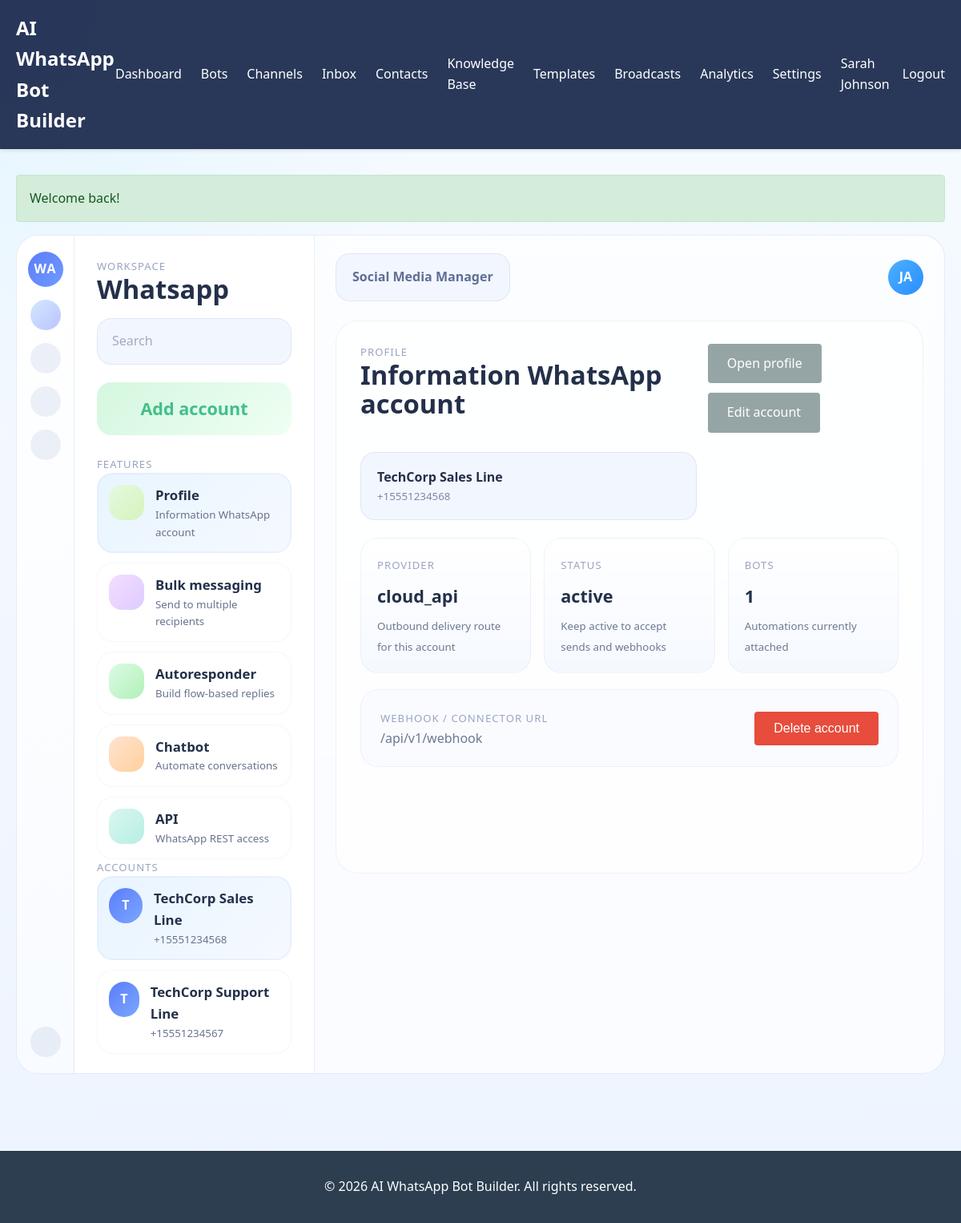
/channels (signed in), run on the app's committed database.
### tables this page shows
CREATE TABLE `users` (
  `id` int(11) NOT NULL AUTO_INCREMENT,
  `tenant_id` int(11) DEFAULT NULL,
  `name` varchar(255) NOT NULL,
  `email` varchar(255) NOT NULL,
  `password` varchar(255) NOT NULL,
  `role` enum('platform_admin','tenant_admin','agent','developer') NOT NULL DEFAULT 'agent',
  `status` enum('active','inactive') NOT NULL DEFAULT 'active',
  `last_login_at` datetime DEFAULT NULL,
  `created_at` datetime NOT NULL,
  `updated_at` datetime NOT NULL,
  PRIMARY KEY (`id`),
  UNIQUE KEY `unique_email` (`email`),
  KEY `idx_tenant_id` (`tenant_id`),
  KEY `idx_role` (`role`),
  KEY `idx_status` (`status`),
  CONSTRAINT `fk_users_tenant` FOREIGN KEY (`tenant_id`) REFERENCES `tenants` (`id`) ON DELETE CASCADE
);

CREATE TABLE `channels` (
  `id` int(11) NOT NULL AUTO_INCREMENT,
  `tenant_id` int(11) NOT NULL,
  `name` varchar(255) NOT NULL,
  `phone_number` varchar(50) NOT NULL,
  `provider_type` enum('cloud_api','twilio','sandbox','other') NOT NULL DEFAULT 'cloud_api',
  `provider_config` text,
  `webhook_url` varchar(255),
  `webhook_verify_token` varchar(255),
  `status` enum('active','inactive') NOT NULL DEFAULT 'active',
  `created_at` datetime NOT NULL,
  `updated_at` datetime NOT NULL,
  PRIMARY KEY (`id`),
  KEY `idx_tenant_id` (`tenant_id`),
  KEY `idx_phone_number` (`phone_number`),
  KEY `idx_status` (`status`),
  CONSTRAINT `fk_channels_tenant` FOREIGN KEY (`tenant_id`) REFERENCES `tenants` (`id`) ON DELETE CASCADE
);

### app/views/channels/index.php (the view, shortened to what the rows shown need)
<?php
$selectedChannel = isset($selectedChannel) ? $selectedChannel : null;
$featureItems = [
    ['label' => 'Profile', 'description' => 'Information WhatsApp account', 'href' => '/channels', 'active' => true, 'accent' => 'mint'],
    ['label' => 'Bulk messaging', 'description' => 'Send to multiple recipients', 'href' => '/broadcasts', 'active' => false, 'accent' => 'violet'],
    ['label' => 'Autoresponder', 'description' => 'Build flow-based replies', 'href' => '/bots', 'active' => false, 'accent' => 'green'],
    ['label' => 'Chatbot', 'description' => 'Automate conversations', 'href' => '/bots', 'active' => false, 'accent' => 'orange'],
    ['label' => 'API', 'description' => 'WhatsApp REST access', 'href' => '/settings/api-keys', 'active' => false, 'accent' => 'teal'],
];
?>
<div class="wa-shell">
    <aside class="wa-rail">
        <div class="wa-rail-logo">WA</div>
        <div class="wa-rail-icon is-active"></div>
        <div class="wa-rail-icon"></div>
        <div class="wa-rail-icon"></div>
        <div class="wa-rail-icon"></div>
        <div class="wa-rail-icon"></div>
    </aside>
    <section class="wa-sidebar">
        <div class="wa-sidebar-header">
            <div>
                <p class="wa-eyebrow">Workspace</p>
                <h1>Whatsapp</h1>
            </div>
            <div class="wa-search">Search</div>
        </div>
        <a class="wa-add-account" href="/channels/create">Add account</a>
        <p class="wa-section-label">Features</p>
        <div class="wa-feature-list">
            <?php foreach ($featureItems as $item): ?>
                <a class="wa-feature-card <?php echo $item['active'] ? 'is-active' : ''; ?>" href="<?php echo View::e($item['href']); ?>">
                    <span class="wa-feature-icon <?php echo View::e($item['accent']); ?>"></span>
                    <span>
                        <strong><?php echo View::e($item['label']); ?></strong>
                        <small><?php echo View::e($item['description']); ?></small>
                    </span>
                </a>
            <?php endforeach; ?>
        </div>
        <p class="wa-section-label">Accounts</p>
        <div class="wa-account-list">
            <?php if (empty($channels)): ?>
                <div class="wa-empty-note">No connected accounts yet.</div>
            <?php else: ?>
                <?php foreach ($channels as $channel): ?>
                    <a class="wa-account-item <?php echo $selectedChannel && (int) $selectedChannel['id'] === (int) $channel['id'] ? 'is-selected' : ''; ?>" href="/channels/<?php echo (int) $channel['id']; ?>">
                        <span class="wa-account-avatar"><?php echo strtoupper(substr($channel['name'], 0, 1)); ?></span>
                        <span>
                            <strong><?php echo View::e($channel['name']); ?></strong>
                            <small><?php echo View::e($channel['phone_number']); ?></small>
                        </span>
                    </a>
                <?php endforeach; ?>
            <?php endif; ?>
        </div>
    </section>
    <main class="wa-main">
        <div class="wa-toolbar">
            <div class="wa-toolbar-chip">Social Media Manager</div>
            <div class="wa-toolbar-user">JA</div>
        </div>
        <div class="wa-content-card">
            <div class="wa-content-header">
                <div>
                    <p class="wa-eyebrow">Profile</p>
                    <h2>Information WhatsApp account</h2>
                </div>
                <?php if ($selectedChannel): ?>
                    <div class="wa-stack-actions">
                        <a class="btn btn-secondary" href="/channels/<?php echo (int) $selectedChannel['id']; ?>">Open profile</a>
                        <a class="btn btn-secondary" href="/channels/<?php echo (int) $selectedChannel['id']; ?>/edit">Edit account</a>
                    </div>
                <?php endif; ?>
            </div>
            <?php if (!$selectedChannel): ?>
                <div class="wa-empty-stage">
                    <div class="wa-empty-illustration"></div>
                    <h3>No WhatsApp account selected</h3>
                    <p>Create your first account to configure providers, bot routing, and broadcast delivery.</p>
                </div>
            <?php else: ?>
                <div class="wa-select-row">
                    <div class="wa-select-pill">
                        <span><?php echo View::e($selectedChannel['name']); ?></span>
                        <small><?php echo View::e($selectedChannel['phone_number']); ?></small>
                    </div>
                </div>
                <div class="wa-profile-grid">
                    <div class="wa-profile-card">
                        <span class="wa-metric-label">Provider</span>
                        <strong><?php echo View::e($selectedChannel['provider_type']); ?></strong>
                        <small>Outbound delivery route for this account</small>
                    </div>
                    <div class="wa-profile-card">
                        <span class="wa-metric-label">Status</span>
                        <strong><?php echo View::e($selectedChannel['status']); ?></strong>
                        <small>Keep active to accept sends and webhooks</small>
                    </div>
                    <div class="wa-profile-card">
                        <span class="wa-metric-label">Bots</span>
                        <strong><?php echo (int) $selectedChannel['bot_count']; ?></strong>
                        <small>Automations currently attached</small>
                    </div>
                </div>
                <div class="wa-details-panel">
                    <div>
                        <span class="wa-metric-label">Webhook / Connector URL</span>
                        <p><?php echo View::e($selectedChannel['webhook_url'] ?: 'Not configured yet'); ?></p>
                    </div>
                    <div class="wa-detail-actions">
                        <form method="post" action="/channels/<?php echo (int) $selectedChannel['id']; ?>/delete" class="inline-form">
                            <button class="btn btn-danger" type="submit">Delete account</button>
                        </form>
                    </div>
                </div>
            <?php endif; ?>
        </div>
    </main>
</div>

### app/core/Router.php (shortened to what the rows shown need)
<?php
class Router {
    private $routes = [];
    private function addRoute($method, $path, $handler, $middleware = []) {
        $this->routes[] = [
            'method' => $method,
            'path' => $path,
            'handler' => $handler,
            'middleware' => $middleware
        ];
    }
    public function dispatch() {
        $requestMethod = $_SERVER['REQUEST_METHOD'];
        $requestUri = parse_url($_SERVER['REQUEST_URI'], PHP_URL_PATH);
        foreach ($this->routes as $route) {
            if ($route['method'] === $requestMethod && $this->matchRoute($route['path'], $requestUri, $params)) {
                $this->handleRoute($route, $params);
                return;
            }
        }
    }
    private function matchRoute($pattern, $uri, &$params) {
        $params = [];
        $regex = preg_replace('/\{([a-zA-Z0-9_]+)\}/', '([^/]+)', $pattern);
        $regex = '#^' . $regex . '$#';
        if (preg_match($regex, $uri, $matches)) {
            preg_match_all('/\{([a-zA-Z0-9_]+)\}/', $pattern, $paramNames);
            for ($i = 0; $i < count($paramNames[1]); $i++) {
                $params[$paramNames[1][$i]] = $matches[$i + 1];
            }
            return true;
        }
        return false;
    }
    private function handleRoute($route, $params) {
        list($controllerName, $method) = explode('@', $route['handler']);
        $controller = new $controllerName();
        call_user_func_array([$controller, $method], $params);
    }
}

### app/views/layouts/layout.php (shortened to what the rows shown need)
<?php
$user = isset($user) ? $user : (new Auth())->user();
$session = new Session();
$flash = $session->getAllFlash();
?>
<!DOCTYPE html>
<html lang="en">
<head>
    <link rel="stylesheet" href="/assets/css/style.css">
</head>
<body>
    <?php if ($user): ?>
    <nav class="navbar">
        <div class="container">
            <div class="nav-brand">
                <a href="/dashboard">AI WhatsApp Bot Builder</a>
            </div>
            <ul class="nav-menu">
                <li><a href="/dashboard">Dashboard</a></li>
                <?php if ($user['role'] !== 'platform_admin'): ?>
                <li><a href="/bots">Bots</a></li>
                <li><a href="/channels">Channels</a></li>
                <li><a href="/inbox">Inbox</a></li>
                <li><a href="/contacts">Contacts</a></li>
                <li><a href="/knowledge-base">Knowledge Base</a></li>
                <li><a href="/templates">Templates</a></li>
                <li><a href="/broadcasts">Broadcasts</a></li>
                <li><a href="/analytics">Analytics</a></li>
                <li><a href="/settings">Settings</a></li>
                <?php else: ?>
                <li><a href="/tenants">Tenants</a></li>
                <?php endif; ?>
                <li class="user-menu">
                    <span><?php echo View::e($user['name']); ?></span>
                    <a href="/logout">Logout</a>
                </li>
            </ul>
        </div>
    </nav>
    <?php endif; ?>
    <main class="main-content">
        <div class="container">
            <?php if (!empty($flash)): ?>
                <?php foreach ($flash as $type => $message): ?>
                    <div class="alert alert-<?php echo View::e($type); ?>">
                        <?php echo View::e($message); ?>
                    </div>
                <?php endforeach; ?>
            <?php endif; ?>
            <?php echo $content; ?>
        </div>
    </main>
    <footer class="footer">
        <div class="container">
            <p>&copy; <?php echo date('Y'); ?> AI WhatsApp Bot Builder. All rights reserved.</p>
        </div>
    </footer>
</body>
</html>

### data on the page
users: name "Sarah Johnson"
channels: name "T", name "TechCorp Sales Line", phone_number "+15551234568", provider_type "cloud_api", status "active", webhook_url "/api/v1/webhook"
channels: name "T", name "TechCorp Support Line", phone_number "+15551234567"

### other printed values
View::e($message) "Welcome back!"
View::e($item['label']) "Profile"
View::e($item['description']) "Information WhatsApp account"
View::e($item['label']) "Bulk messaging"
View::e($item['description']) "Send to multiple recipients"
View::e($item['label']) "Autoresponder"
View::e($item['description']) "Build flow-based replies"
View::e($item['label']) "Chatbot"
View::e($item['description']) "Automate conversations"
View::e($item['label']) "API"
View::e($item['description']) "WhatsApp REST access"
$selectedChannel['bot_count'] "1"
